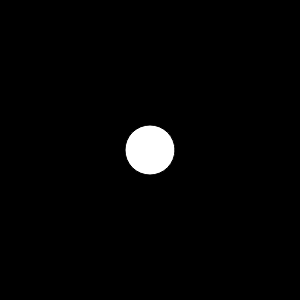
Frame 1 (no input)
Frame 60 (no input): identical to frame 1, image omitted
Frame 120 (the mouse pressed at the canvas centre since frame 60): identical to frame 1, image omitted

The p5.js sketch that drew this single still picture (run headless with seeded random() and noise() and a simulated clock; from frame 60 on, the mouse is pressed at the canvas centre):

// p5.js sketch
// ── sketch.js
// Sample solution

function setup() {
    createCanvas(300, 300);
}

function draw() {
    background(0);
    fill(255);
    circle(width / 2, height / 2, 50);
}
